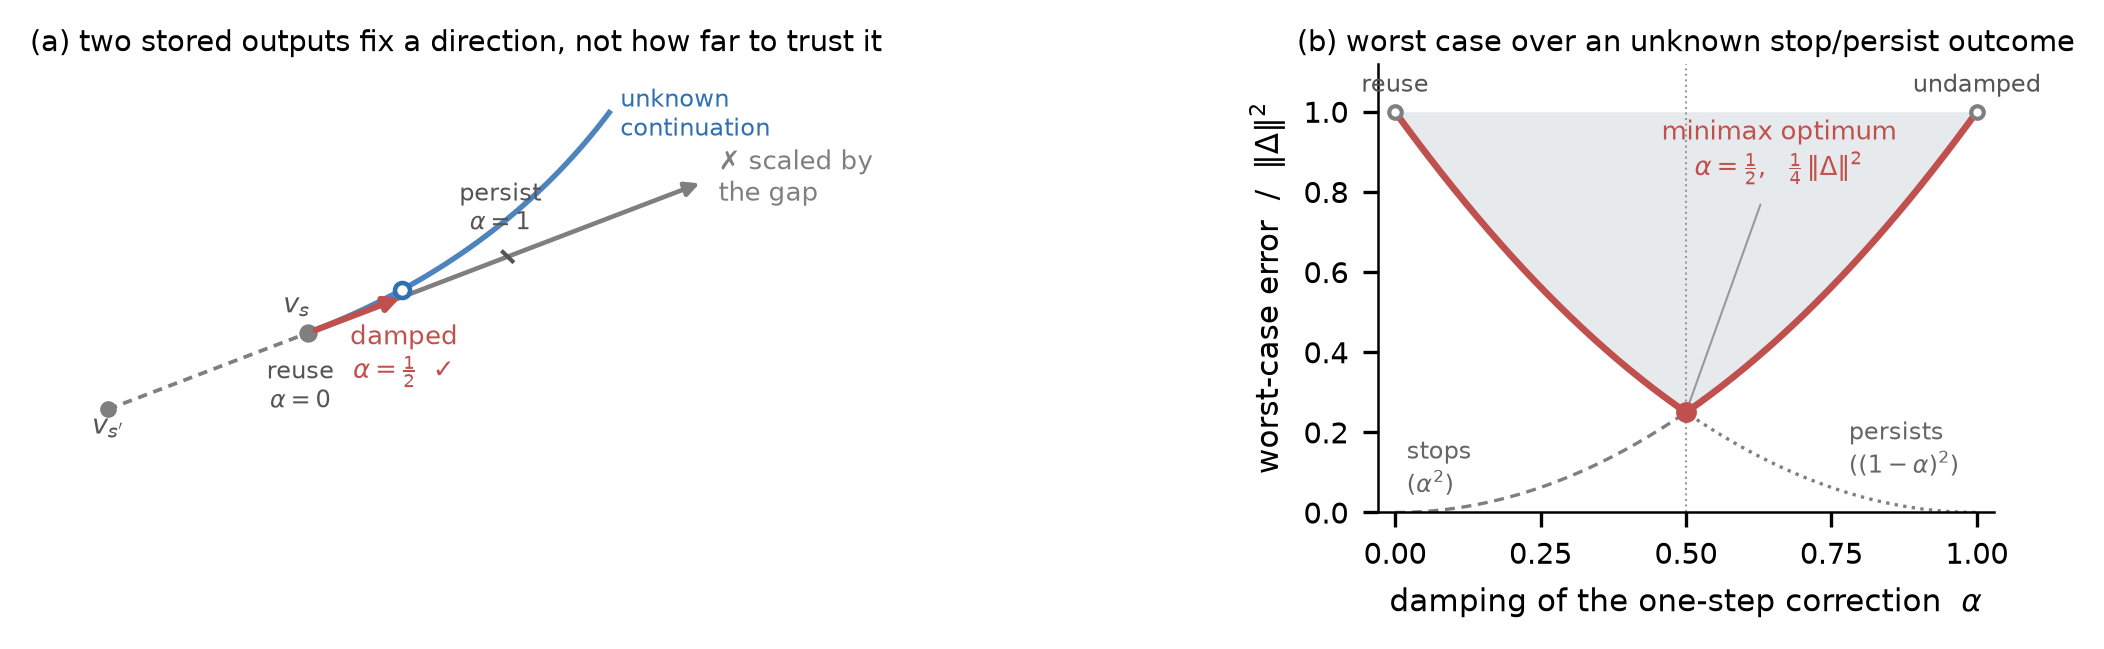

Python code for this plot:
"""The mechanism figure: why the correction must be damped, not scaled.

Panel (a) is the illustrative geometry sketch from ART_BRIEF.md section 2, redrawn with the
two minimax endpoints (stop / persist) made explicit instead of a single generic "long arrow".
Panel (b) is a data/derived-function panel, not a sketch: it plots the exact worst-case risk
max(alpha^2, (1-alpha)^2) from the minimax derivation in method.tex (Eq. minimax) and must not
be restyled by an illustrator beyond colour, same rule as fig_damping.pdf and fig_sensitivity.pdf.
"""
import matplotlib
matplotlib.use("Agg")
import matplotlib.pyplot as plt
from matplotlib.patches import FancyArrowPatch
import numpy as np

RED, BLUE, GREY, RULE = "#c0504d", "#2f6fb3", "#7f7f7f", "#cfd6dd"

plt.rcParams.update({
    "font.size": 7.5, "axes.labelsize": 7.5, "axes.titlesize": 7.5,
    "xtick.labelsize": 7, "ytick.labelsize": 7, "legend.fontsize": 6.8,
    "axes.spines.top": False, "axes.spines.right": False,
    "axes.linewidth": 0.6, "lines.linewidth": 1.2, "lines.markersize": 3.2,
})

fig, (ax, bx) = plt.subplots(1, 2, figsize=(6.6, 2.05),
                             gridspec_kw={"width_ratios": [1.2, 1.0], "wspace": 0.38},
                             constrained_layout=True)

# ---------------------------------------------------------------- panel (a)
ax.set_xlim(0, 10); ax.set_ylim(0, 10); ax.axis("off")
ax.set_title("(a) two stored outputs fix a direction, not how far to trust it",
             fontsize=7.0, pad=3)

prev = np.array([0.3, 2.3])   # v_{s'}
anch = np.array([3.0, 4.0])   # v_s
delta = anch - prev           # Delta
normal = np.array([delta[1], -delta[0]])
normal = normal / np.linalg.norm(normal)

def true_point(k, curvature=0.55):
    """The unknown continuation at k steps' worth of Delta: a secant plus a drop that grows
    with the square of the distance, i.e. the trajectory curves away from its own tangent."""
    return anch + k * delta - curvature * k ** 2 * normal

# the unknown true continuation, drawn as a curve the method never gets to see
ks = np.linspace(0.0, 1.9, 120)
curve = np.array([true_point(k) for k in ks])
ax.plot(curve[:, 0], curve[:, 1], color=BLUE, lw=1.3, zorder=1, alpha=0.85)
ax.text(curve[-1, 0] + 0.15, curve[-1, 1] - 0.05, "unknown\ncontinuation",
        fontsize=5.8, color=BLUE, ha="left", va="center")

# the measured secant: prev -> anch
ax.plot([prev[0], anch[0]], [prev[1], anch[1]], color=GREY, lw=0.9, ls=(0, (2.5, 1.8)), zorder=1)
ax.plot(*prev, "o", ms=3.0, color=GREY, zorder=2)
ax.plot(*anch, "o", ms=3.4, color=GREY, zorder=2)
ax.text(prev[0], prev[1] - 0.55, "$v_{s'}$", fontsize=6.4, color="#555555", ha="center")
ax.text(anch[0] - 0.15, anch[1] + 0.45, "$v_s$", fontsize=6.4, color="#555555", ha="center")

# damped guess, alpha = 1/2: short red arrow, lands next to the truth
damp_tip = anch + 0.5 * delta
ax.add_patch(FancyArrowPatch(anch, damp_tip, arrowstyle="-|>", mutation_scale=7,
                             lw=1.5, color=RED, zorder=3))
truth_half = true_point(0.5)
ax.plot(*truth_half, "o", ms=3.6, mfc="#ffffff", mec=BLUE, mew=1.1, zorder=4)
ax.annotate("", xy=truth_half, xytext=damp_tip,
            arrowprops=dict(arrowstyle="-", lw=0.5, color="#999999", ls=":"), zorder=2)
ax.text(damp_tip[0] - 0.05, damp_tip[1] - 0.6, "damped\n$\\alpha=\\frac{1}{2}$  \u2713",
        fontsize=6.2, color=RED, ha="center", va="top")

# the two minimax endpoints and the gap-scaled failure, one long grey arrow with a waypoint tick
persist_tip = anch + 1.0 * delta
scaled_tip = anch + 2.0 * delta
ax.add_patch(FancyArrowPatch(anch, scaled_tip, arrowstyle="-|>", mutation_scale=7,
                             lw=1.1, color=GREY, zorder=2))
tick_dir = normal
ax.plot([persist_tip[0] - 0.12 * tick_dir[0], persist_tip[0] + 0.12 * tick_dir[0]],
        [persist_tip[1] - 0.12 * tick_dir[1], persist_tip[1] + 0.12 * tick_dir[1]],
        color="#555555", lw=1.0, zorder=3)
ax.text(persist_tip[0] - 0.1, persist_tip[1] + 0.42, "persist\n$\\alpha=1$",
        fontsize=5.8, color="#555555", ha="center", va="bottom")
ax.text(scaled_tip[0] + 0.15, scaled_tip[1] + 0.05, "\u2717 scaled by\nthe gap",
        fontsize=6.2, color=GREY, ha="left", va="center")

# the point v_s itself is the other minimax endpoint (alpha = 0, plain reuse)
ax.text(anch[0] - 0.1, anch[1] - 0.55, "reuse\n$\\alpha=0$", fontsize=5.8, color="#555555",
        ha="center", va="top")

# ---------------------------------------------------------------- panel (b)
bx.set_title("(b) worst case over an unknown stop/persist outcome", fontsize=7.0, pad=3)
alpha = np.linspace(0, 1, 200)
stop_branch = alpha ** 2            # error if the true output turns out to be v_s (stops)
persist_branch = (1 - alpha) ** 2   # error if it turns out to be v_s + Delta (persists)
worst = np.maximum(stop_branch, persist_branch)

bx.plot(alpha, stop_branch, color=GREY, lw=0.8, ls=(0, (3, 2)))
bx.plot(alpha, persist_branch, color=GREY, lw=0.8, ls=(0, (1, 1.6)))
bx.plot(alpha, worst, color=RED, lw=1.6)
bx.fill_between(alpha, worst, 1.0, color=RULE, alpha=0.5, lw=0)
bx.plot([0.5], [0.25], "o", ms=4.0, color=RED, zorder=5)
bx.axvline(0.5, color="#999999", lw=0.5, ls=":")
bx.annotate("minimax optimum\n$\\alpha=\\frac{1}{2},\\ \\ \\frac{1}{4}\\,\\Vert\\Delta\\Vert^2$",
            xy=(0.5, 0.25), xytext=(0.66, 0.84), ha="center", fontsize=6.2, color=RED,
            arrowprops=dict(arrowstyle="-", lw=0.5, color="#999999"))
bx.text(0.02, (0.02) ** 2 + 0.05, "stops\n($\\alpha^2$)", fontsize=5.8, color="#666666")
bx.text(0.78, (1 - 0.78) ** 2 + 0.05, "persists\n$((1-\\alpha)^2)$", fontsize=5.8, color="#666666")
bx.plot([0], [1], "o", ms=3.0, mfc="#ffffff", mec=GREY, mew=1.0)
bx.plot([1], [1], "o", ms=3.0, mfc="#ffffff", mec=GREY, mew=1.0)
bx.text(0.0, 1.05, "reuse", fontsize=5.8, color="#555555", ha="center")
bx.text(1.0, 1.05, "undamped", fontsize=5.8, color="#555555", ha="center")
bx.set_xlabel("damping of the one-step correction  $\\alpha$")
bx.set_ylabel("worst-case error  /  $\\Vert\\Delta\\Vert^2$")
bx.set_xticks([0, 0.25, 0.5, 0.75, 1.0])
bx.set_xlim(-0.03, 1.03); bx.set_ylim(0, 1.12)

for ext in ("pdf", "png"):
    fig.savefig(f"figures/fig_mechanism.{ext}", dpi=300, bbox_inches="tight")
print("wrote figures/fig_mechanism.pdf")
